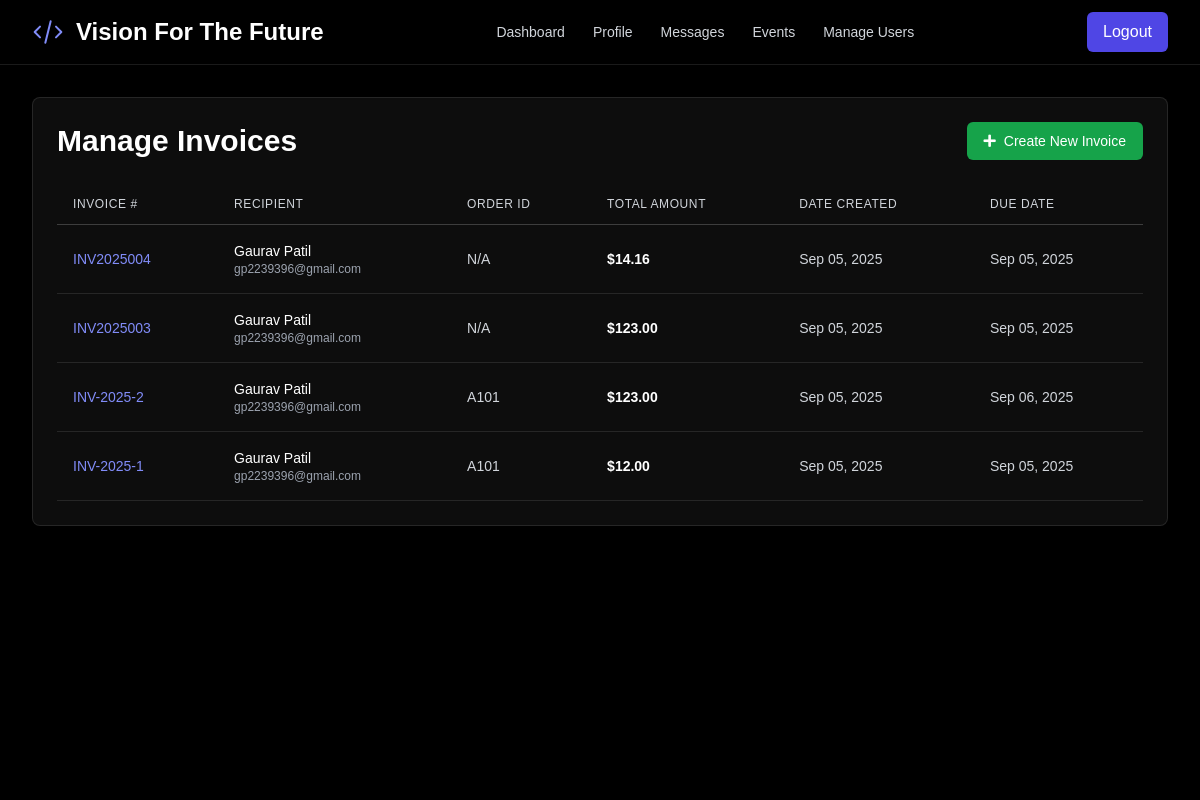
Screenshot of /admin/invoices (signed in) with the database file from the repository.
### models.py (models this page shows)
class Invoice(db.Model):
    id = db.Column(db.Integer, primary_key=True)
    invoice_number = db.Column(db.String(50), unique=True, nullable=False)
    recipient_name = db.Column(db.String(100), nullable=False)
    recipient_email = db.Column(db.String(120), nullable=False)
    bill_to_address = db.Column(db.Text, nullable=True)
    ship_to_address = db.Column(db.Text, nullable=True)
    order_id = db.Column(db.String(50), nullable=True)
    subtotal = db.Column(db.Float, nullable=False)
    tax = db.Column(db.Float, nullable=False, default=0.0)
    total_amount = db.Column(db.Float, nullable=False)
    due_date = db.Column(db.Date, nullable=True)
    notes = db.Column(db.Text, nullable=True)
    payment_details = db.Column(db.Text, nullable=True)
    created_at = db.Column(db.DateTime, default=datetime.utcnow)
    admin_id = db.Column(db.Integer, db.ForeignKey('user.id'), nullable=False)
    items = db.relationship('InvoiceItem', backref='invoice', lazy=True, cascade="all, delete-orphan")

### app.py (the view)
@app.route('/admin/invoices', methods=['GET'])
@login_required
@role_required('admin')
def manage_invoices():
    invoices = Invoice.query.order_by(Invoice.created_at.desc()).all()
    return render_template('manage_invoices.html', invoices=invoices)

### app.py (called while the page is built)
@app.before_request
def before_request():
    session.permanent = True
    app.permanent_session_lifetime = timedelta(minutes=5)
    session.modified = True

@login_manager.user_loader
def load_user(user_id):
    return User.query.get(int(user_id))

def role_required(roles):
    if not isinstance(roles, list):
        roles = [roles]
    def wrapper(fn):
        @wraps(fn)
        def decorated_view(*args, **kwargs):
            if not current_user.is_authenticated or current_user.role not in roles:
                flash('You do not have permission to access this page.', 'danger')
                return redirect(url_for('dashboard'))
            return fn(*args, **kwargs)
        return decorated_view
    return wrapper

@app.context_processor
def inject_messages():
    if hasattr(current_user, 'is_authenticated') and current_user.is_authenticated:
        messages = Message.query.filter(
            (Message.sender_id == current_user.id) | (Message.recipient_id == current_user.id)
        ).order_by(Message.timestamp.desc()).all()
        return dict(messages=messages)
    return dict(messages=[])

### templates/manage_invoices.html (shortened to what this page needs)
{% extends "layout.html" %}
{% block content %}
<div class="bg-white/5 dark:bg-gray-800/20 rounded-lg shadow-xl p-6 animate-dynamic backdrop-blur-sm border border-white/10">
    <div class="flex justify-between items-center mb-6">
        <h1 class="text-3xl font-bold text-white">Manage Invoices</h1>
        <a href="{{ url_for('create_invoice') }}" class="inline-flex items-center justify-center px-4 py-2 border border-transparent text-sm font-medium rounded-md text-white bg-green-600 hover:bg-green-700">
            <i class="fas fa-plus mr-2"></i> Create New Invoice
        </a>
    </div>
    <div class="overflow-x-auto">
        <table class="min-w-full">
            <thead class="border-b border-white/20">
                <tr>
                    <th class="py-3 px-4 text-left text-xs font-medium text-gray-300 uppercase tracking-wider">Invoice #</th>
                    <th class="py-3 px-4 text-left text-xs font-medium text-gray-300 uppercase tracking-wider">Recipient</th>
                    <th class="py-3 px-4 text-left text-xs font-medium text-gray-300 uppercase tracking-wider">Order ID</th>
                    <th class="py-3 px-4 text-left text-xs font-medium text-gray-300 uppercase tracking-wider">Total Amount</th>
                    <th class="py-3 px-4 text-left text-xs font-medium text-gray-300 uppercase tracking-wider">Date Created</th>
                    <th class="py-3 px-4 text-left text-xs font-medium text-gray-300 uppercase tracking-wider">Due Date</th>
                </tr>
            </thead>
            <tbody id="invoice-table-body">
                {% for invoice in invoices %}
                <tr class="border-b border-white/10 hover:bg-gray-700/20">
                    <td class="py-4 px-4 whitespace-nowrap text-sm font-medium text-indigo-400">{{ invoice.invoice_number }}</td>
                    <td class="py-4 px-4 whitespace-nowrap text-sm text-white">
                        <div>{{ invoice.recipient_name }}</div>
                        <div class="text-xs text-gray-400">{{ invoice.recipient_email }}</div>
                    </td>
                    <td class="py-4 px-4 whitespace-nowrap text-sm text-gray-300">{{ invoice.order_id or 'N/A' }}</td>
                    <td class="py-4 px-4 whitespace-nowrap text-sm text-white font-semibold">${{ "%.2f"|format(invoice.total_amount) }}</td>
                    <td class="py-4 px-4 whitespace-nowrap text-sm text-gray-300">{{ invoice.created_at.strftime('%b %d, %Y') }}</td>
                    <td class="py-4 px-4 whitespace-nowrap text-sm text-gray-300">{{ invoice.due_date.strftime('%b %d, %Y') if invoice.due_date else 'N/A' }}</td>
                </tr>
                {% endfor %}
            </tbody>
        </table>
    </div>
</div>
{% endblock %}

### templates/layout.html (shortened to what this page needs)
<!DOCTYPE html>
<html lang="en">
<head>
    <script src="https://cdn.tailwindcss.com"></script>
    <link rel="stylesheet" href="https://cdnjs.cloudflare.com/ajax/libs/animate.css/4.1.1/animate.min.css"/>
    <link rel="stylesheet" href="https://cdnjs.cloudflare.com/ajax/libs/font-awesome/5.15.4/css/all.min.css">
    <link rel="stylesheet" href="https://cdnjs.cloudflare.com/ajax/libs/prism/1.29.0/themes/prism-tomorrow.min.css">
    <link rel="stylesheet" href="{{ url_for('static', filename='css/style.css') }}">
</head>
<body class="bg-black">
    <canvas id="bg-canvas" class="fixed top-0 left-0 w-full h-full z-[-1]"></canvas>
    <nav class="bg-black/30 shadow-md sticky top-0 z-40 backdrop-blur-sm border-b border-white/10">
        <div class="max-w-7xl mx-auto px-4 sm:px-6 lg:px-8">
            <div class="flex items-center justify-between h-16">
                <a class="flex items-center cursor-pointer" href="{{ url_for('home') }}">
                    <svg xmlns="http://www.w3.org/2000/svg" fill="none" viewBox="0 0 24 24" stroke-width="1.5" stroke="currentColor" class="w-8 h-8 text-indigo-400"><path stroke-linecap="round" stroke-linejoin="round" d="M10 20l4-16m4 4l4 4-4 4M6 16l-4-4 4-4" /></svg>
                    <h1 class="ml-3 text-2xl font-bold text-white">Vision For The Future</h1>
                </a>
                <div class="hidden md:flex items-center space-x-1">
                    {% if current_user.is_authenticated %}
                        <a href="{{ url_for('dashboard') }}" class="px-3 py-2 rounded-md text-sm font-medium text-gray-300 hover:text-indigo-400">Dashboard</a>
                        <a href="{{ url_for('profile') }}" class="px-3 py-2 rounded-md text-sm font-medium text-gray-300 hover:text-indigo-400">Profile</a>
                        <a href="{{ url_for('messages') }}" class="px-3 py-2 rounded-md text-sm font-medium text-gray-300 hover:text-indigo-400">Messages</a>
                        {% if current_user.role in ['admin', 'developer', 'moderator'] %}
                            <a href="{{ url_for('events') }}" class="px-3 py-2 rounded-md text-sm font-medium text-gray-300 hover:text-indigo-400">Events</a>
                        {% endif %}
                        {% if current_user.role == 'admin' %}
                            <a href="{{ url_for('manage_users') }}" class="px-3 py-2 rounded-md text-sm font-medium text-gray-300 hover:text-indigo-400">Manage Users</a>
                        {% endif %}
                    {% endif %}
                </div>
                <div class="hidden md:flex items-center">
                    {% if current_user.is_authenticated %}
                        <a href="{{ url_for('logout') }}" class="flex items-center bg-indigo-600 text-white px-4 py-2 rounded-md hover:bg-indigo-700 transition-transform duration-200 hover:scale-105">Logout</a>
                    {% else %}
                        <a href="{{ url_for('login_register') }}" class="bg-indigo-600 text-white px-5 py-2 rounded-md hover:bg-indigo-700 transition-all duration-300 hover:shadow-lg hover:shadow-indigo-500/50 transform hover:scale-105">Login / Register</a>
                    {% endif %}
                </div>
            </div>
        </div>
    </nav>
    <main class="p-4 sm:p-6 lg:p-8 relative z-10">
        <div class="max-w-7xl mx-auto">
            {% block content %}{% endblock %}
        </div>
    </main>
</body>
</html>

### static/css/style.css (style rules this page uses)
body { font-family: sans-serif; overflow-x: hidden; }

### rows the page displays
Invoice: invoice_number "INV2025004", recipient_name "Gaurav Patil", recipient_email "gp2239396@gmail.com", order "N/A", total_amount "14.16", created_at "Sep 05, 2025", due_date "Sep 05, 2025"
Invoice: invoice_number "INV2025003", recipient_name "Gaurav Patil", recipient_email "gp2239396@gmail.com", order "N/A", total_amount "123.00", created_at "Sep 05, 2025", due_date "Sep 05, 2025"
Invoice: invoice_number "INV-2025-2", recipient_name "Gaurav Patil", recipient_email "gp2239396@gmail.com", order "A101", total_amount "123.00", created_at "Sep 05, 2025", due_date "Sep 06, 2025"
Invoice: invoice_number "INV-2025-1", recipient_name "Gaurav Patil", recipient_email "gp2239396@gmail.com", order "A101", total_amount "12.00", created_at "Sep 05, 2025", due_date "Sep 05, 2025"
